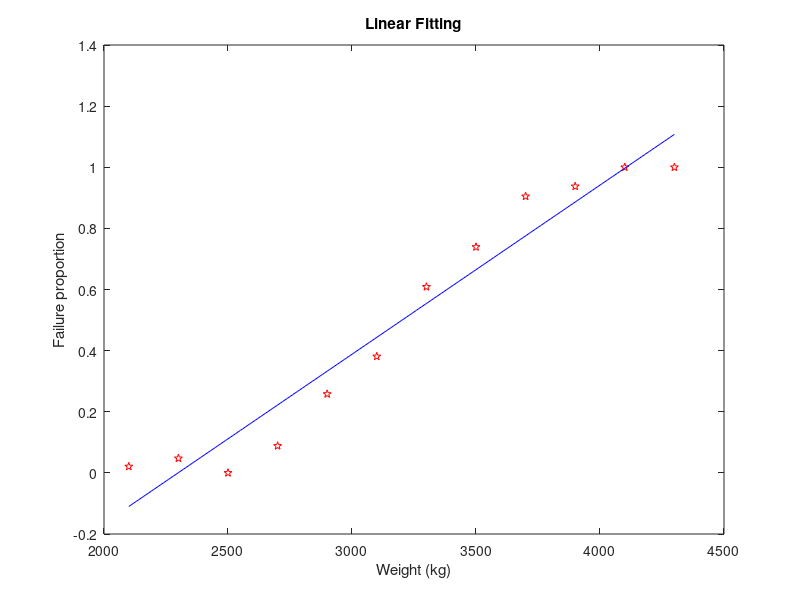

Write the MATLAB code that produced this figure.
%% car test data
weight = [2100 2300 2500 2700 2900 3100 3300 3500 3700 3900 4100 4300];
tested = [48 42 31 34 31 21 23 23 21 16 17 21];
failed = [1 2 0 3 8 8 14 17 19 15 17 21];

proportion = failed ./ tested;

figure;
plot(weight, proportion, 'rp');
title(['Linear Fitting'])
xlabel('Weight (kg)');
ylabel('Failure proportion');

p = polyfit(weight, proportion, 1);
w = p(1);
b = p(2);

x = 2100:10:4300;
y = w * x + b;

hold on;
plot(x, y, 'b');

fprintf('y = %.6fx + %.6f\n', w, b);
